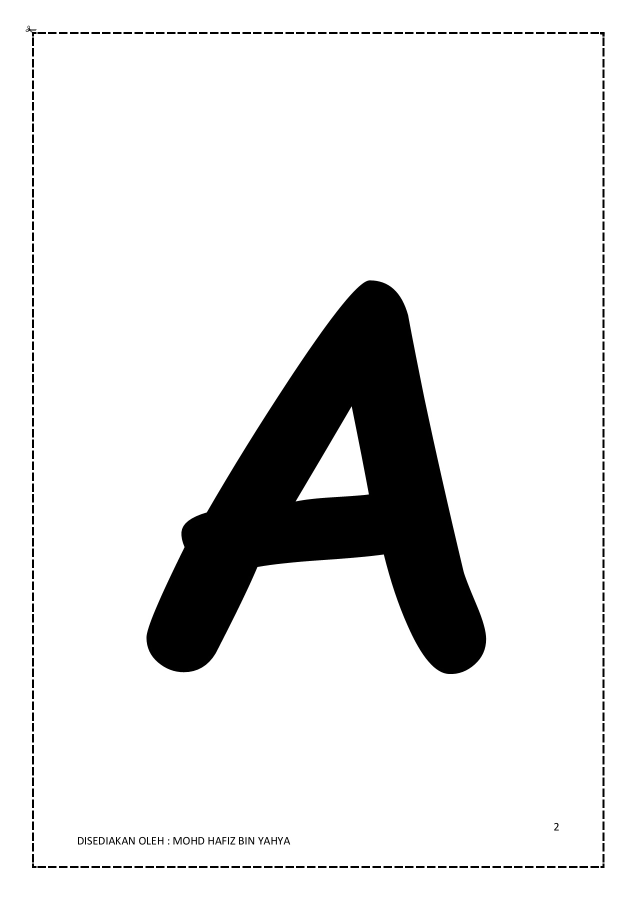
#> input picture Geometri/a.jpg, 1273 x 1800 px (shown at 1/2 size)
$ python rotasi.py
#> lines starting #> are read from the running program, lines starting #| are printed output that depends on the picture
import cv2 as cv
import numpy as np
import os

os.chdir("Geometri/")
img = cv.imread('a.jpg')
#> img is the input picture: shape (1800, 1273, 3); min 0, max 255, mean 226.5

img = cv.resize(img, (500, 700))
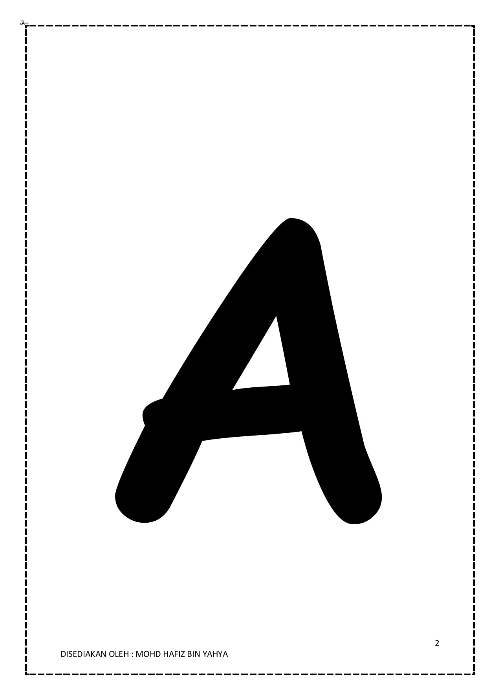
#> img: shape (700, 500, 3); min 0, max 255, mean 226.2

def ManualRotation(img, degree):
#> called with degree = 270
    sample = cv.cvtColor(img, cv.COLOR_BGR2GRAY)


    rotation = degree * np.pi/180

    # rotation = np.radians(degree)

    imgRow = len(sample)
#> imgRow = 700
    imgCol = len(sample[0])
#> imgCol = 500

    # imgRow, imgCol = sample.shape

    xp = round(imgRow / 2)
#> xp = 350
    yp = round(imgCol / 2)
#> yp = 250

    newImage = np.zeros((imgRow, imgCol))
    newImage = newImage.astype(np.uint8)

    for new_row in range(imgRow):
        for new_col in range(imgCol):

            row = round(xp + (new_row - xp) * np.cos(rotation) - (new_col - yp) * np.sin(rotation))
            col = round(yp + (new_row - xp) * np.sin(rotation) + (new_col - yp) * np.cos(rotation))

            if 0 <= row < imgRow and 0 <= col < imgCol:
                newImage[new_row, new_col] = sample[row, col]
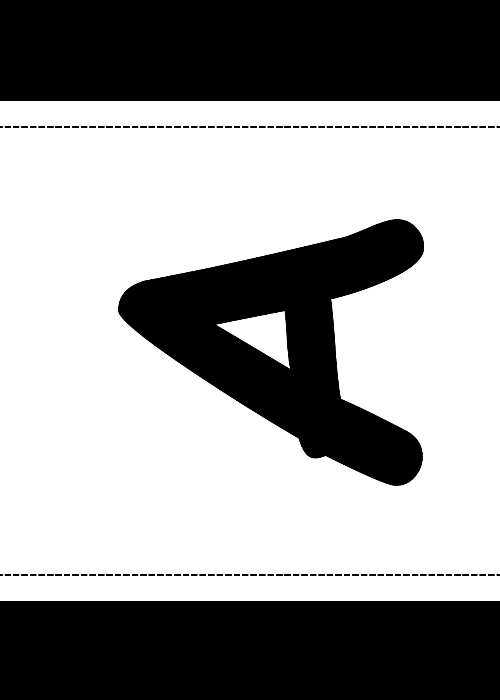
#> newImage: shape (700, 500); min 0, max 255, mean 154.7

    # newImage.reverse()
    cv.imshow('resultManual', newImage)

def OpencvRotation(img):
    newImage = cv.rotate(img, cv.ROTATE_90_COUNTERCLOCKWISE)
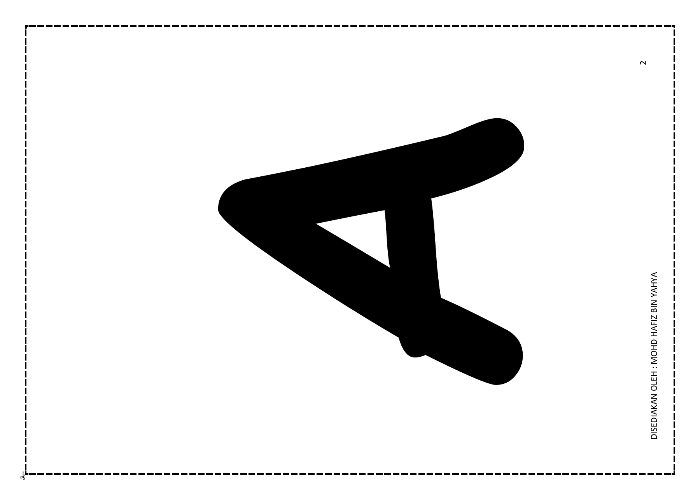
#> newImage: shape (500, 700, 3); min 0, max 255, mean 226.2

    cv.imshow('resultOpenCV', newImage)


ManualRotation(img=img, degree=270)
OpencvRotation(img=img)
cv.waitKey(0)

$ run again, with Geometri/gambar_rotasi_20.jpg copied over Geometri/a.jpg
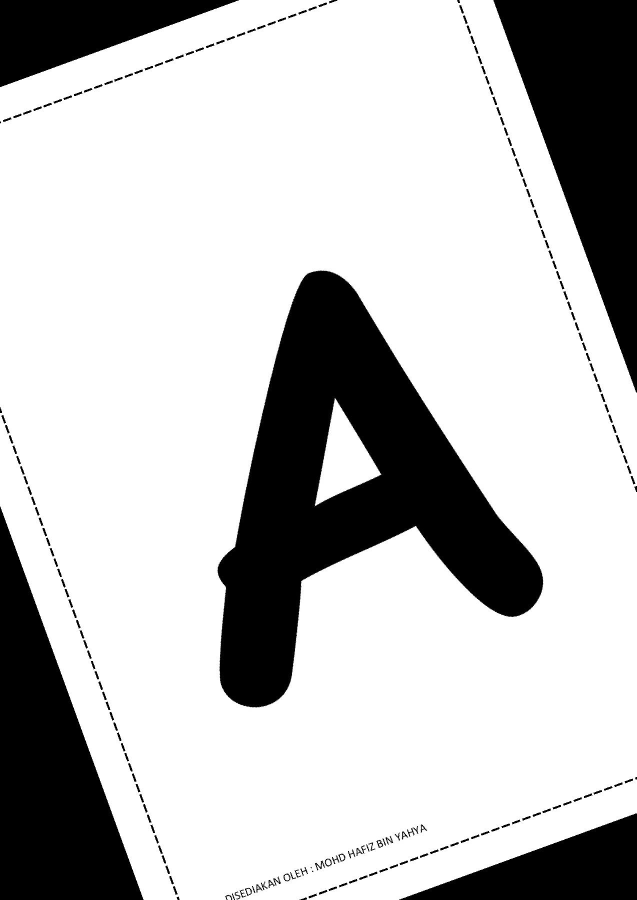
#> input picture Geometri/gambar_rotasi_20.jpg, 1273 x 1800 px (shown at 1/2 size)
#> img is the input picture: shape (1800, 1273, 3); min 0, max 255, mean 192.8
#> img: shape (700, 500, 3)
#> imgRow = 700
#> imgCol = 500
#> xp = 350
#> yp = 250
#> after the loop in ManualRotation, `for new_row in range(imgRow):`:
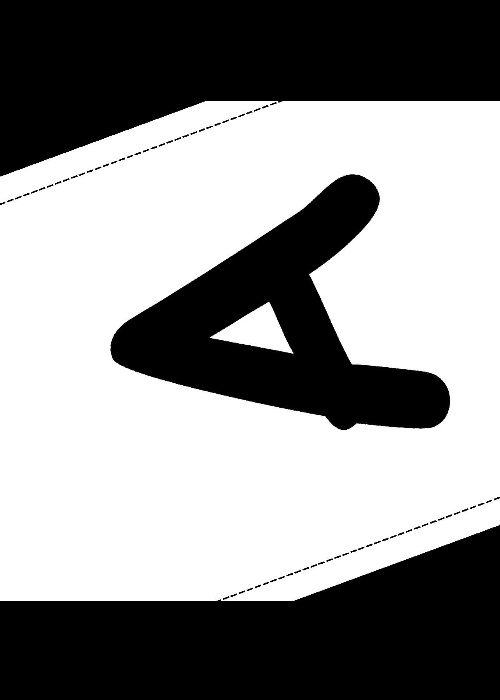
#> newImage: shape (700, 500); min 0, max 255, mean 143.8
#> in OpencvRotation, `newImage = cv.rotate(img, cv.ROTATE_90_COUNTERCLOCKWISE)`:
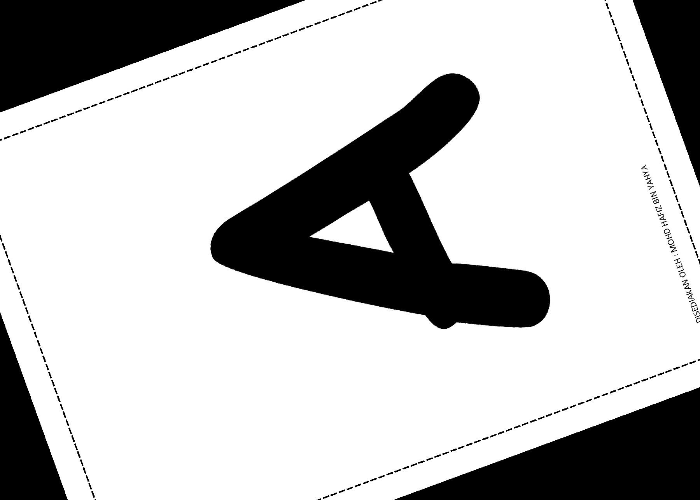
#> newImage: shape (500, 700, 3); min 0, max 255, mean 192.8
